Frame 1 (no input): blank canvas, image omitted
Frame 60 (no input): blank canvas, image omitted
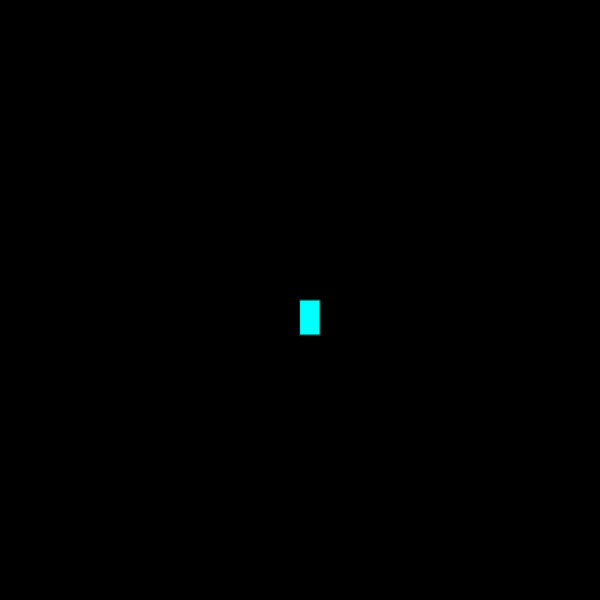
Frame 120 (the mouse pressed at the canvas centre since frame 60)

The p5.js sketch whose frames 1 and 60 were blank and that drew this single picture after the mouse press (run headless with seeded random() and noise() and a simulated clock; from frame 60 on, the mouse is pressed at the canvas centre):

// p5.js sketch
// ── sketch.js
function setup() {
    createCanvas(600, 600);
     background("black")
  }
  
  function draw() {
    
    stroke("#082C29")
    fill("rgb(0,255,255)")
    
    //console.log(mouseIsPressed)
    
    if (mouseIsPressed) {
     rect(mouseX, mouseY, 20, 35);
    }
  }
